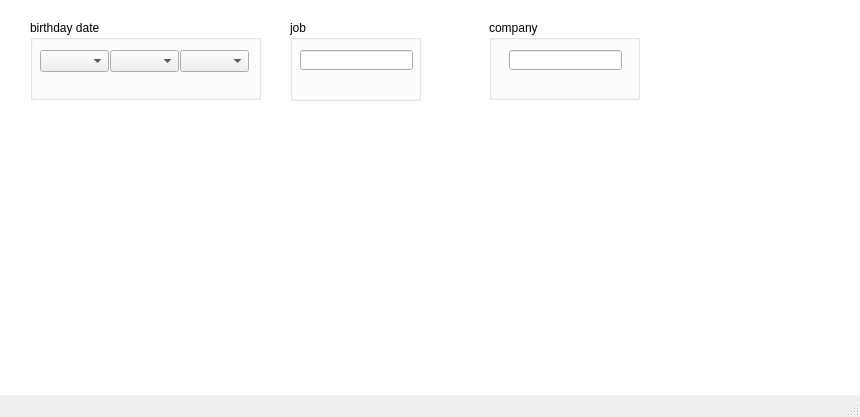
<?xml version="1.0" encoding="UTF-8"?>
<ui version="4.0">
 <class>imnotarobot</class>
 <widget class="QMainWindow" name="imnotarobot">
  <property name="geometry">
   <rect>
    <x>0</x>
    <y>0</y>
    <width>860</width>
    <height>417</height>
   </rect>
  </property>
  <property name="windowTitle">
   <string>MainWindow</string>
  </property>
  <widget class="QWidget" name="centralwidget">
   <widget class="QLabel" name="label">
    <property name="geometry">
     <rect>
      <x>-100</x>
      <y>-120</y>
      <width>961</width>
      <height>591</height>
     </rect>
    </property>
    <property name="styleSheet">
     <string notr="true">background-color: rgb(46, 76, 73);
background-color: rgb(255, 255, 255);
image: url(:/new/prefix1/back1.jpg);</string>
    </property>
    <property name="text">
     <string/>
    </property>
   </widget>
   <widget class="QGroupBox" name="groupBox">
    <property name="geometry">
     <rect>
      <x>30</x>
      <y>20</y>
      <width>231</width>
      <height>80</height>
     </rect>
    </property>
    <property name="title">
     <string>birthday date</string>
    </property>
    <widget class="QComboBox" name="comboBox">
     <property name="geometry">
      <rect>
       <x>10</x>
       <y>30</y>
       <width>69</width>
       <height>22</height>
      </rect>
     </property>
    </widget>
    <widget class="QComboBox" name="comboBox_2">
     <property name="geometry">
      <rect>
       <x>80</x>
       <y>30</y>
       <width>69</width>
       <height>22</height>
      </rect>
     </property>
    </widget>
    <widget class="QComboBox" name="comboBox_3">
     <property name="geometry">
      <rect>
       <x>150</x>
       <y>30</y>
       <width>69</width>
       <height>22</height>
      </rect>
     </property>
    </widget>
   </widget>
   <widget class="QGroupBox" name="groupBox_2">
    <property name="geometry">
     <rect>
      <x>290</x>
      <y>20</y>
      <width>131</width>
      <height>81</height>
     </rect>
    </property>
    <property name="title">
     <string>job</string>
    </property>
    <widget class="QLineEdit" name="lineEdit">
     <property name="geometry">
      <rect>
       <x>10</x>
       <y>30</y>
       <width>113</width>
       <height>20</height>
      </rect>
     </property>
    </widget>
   </widget>
   <widget class="QGroupBox" name="groupBox_3">
    <property name="geometry">
     <rect>
      <x>489</x>
      <y>20</y>
      <width>151</width>
      <height>80</height>
     </rect>
    </property>
    <property name="title">
     <string>company</string>
    </property>
    <widget class="QLineEdit" name="lineEdit_2">
     <property name="geometry">
      <rect>
       <x>20</x>
       <y>30</y>
       <width>113</width>
       <height>20</height>
      </rect>
     </property>
    </widget>
   </widget>
  </widget>
  <widget class="QStatusBar" name="statusbar"/>
 </widget>
 <resources/>
 <connections/>
</ui>
